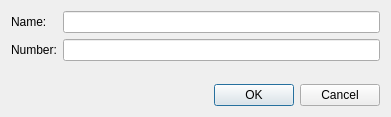
<?xml version="1.0" encoding="UTF-8"?>
<ui version="4.0">
 <class>EditDialog</class>
 <widget class="QDialog" name="EditDialog">
  <property name="geometry">
   <rect>
    <x>0</x>
    <y>0</y>
    <width>391</width>
    <height>117</height>
   </rect>
  </property>
  <property name="windowTitle">
   <string>Dialog</string>
  </property>
  <layout class="QVBoxLayout" name="verticalLayout">
   <item>
    <layout class="QGridLayout" name="gridLayout">
     <item row="0" column="0">
      <widget class="QLabel" name="label">
       <property name="text">
        <string>Name:</string>
       </property>
       <property name="buddy">
        <cstring>nameEdit</cstring>
       </property>
      </widget>
     </item>
     <item row="0" column="1">
      <widget class="QLineEdit" name="nameEdit"/>
     </item>
     <item row="1" column="0">
      <widget class="QLabel" name="label_2">
       <property name="text">
        <string>Number:</string>
       </property>
       <property name="buddy">
        <cstring>numberEdit</cstring>
       </property>
      </widget>
     </item>
     <item row="1" column="1">
      <widget class="QLineEdit" name="numberEdit"/>
     </item>
    </layout>
   </item>
   <item>
    <spacer name="verticalSpacer">
     <property name="orientation">
      <enum>Qt::Vertical</enum>
     </property>
     <property name="sizeHint" stdset="0">
      <size>
       <width>20</width>
       <height>15</height>
      </size>
     </property>
    </spacer>
   </item>
   <item>
    <widget class="QDialogButtonBox" name="buttonBox">
     <property name="orientation">
      <enum>Qt::Horizontal</enum>
     </property>
     <property name="standardButtons">
      <set>QDialogButtonBox::Cancel|QDialogButtonBox::Ok</set>
     </property>
    </widget>
   </item>
  </layout>
 </widget>
 <resources/>
 <connections>
  <connection>
   <sender>buttonBox</sender>
   <signal>accepted()</signal>
   <receiver>EditDialog</receiver>
   <slot>accept()</slot>
   <hints>
    <hint type="sourcelabel">
     <x>258</x>
     <y>94</y>
    </hint>
    <hint type="destinationlabel">
     <x>157</x>
     <y>116</y>
    </hint>
   </hints>
  </connection>
  <connection>
   <sender>buttonBox</sender>
   <signal>rejected()</signal>
   <receiver>EditDialog</receiver>
   <slot>reject()</slot>
   <hints>
    <hint type="sourcelabel">
     <x>326</x>
     <y>100</y>
    </hint>
    <hint type="destinationlabel">
     <x>286</x>
     <y>116</y>
    </hint>
   </hints>
  </connection>
 </connections>
</ui>
